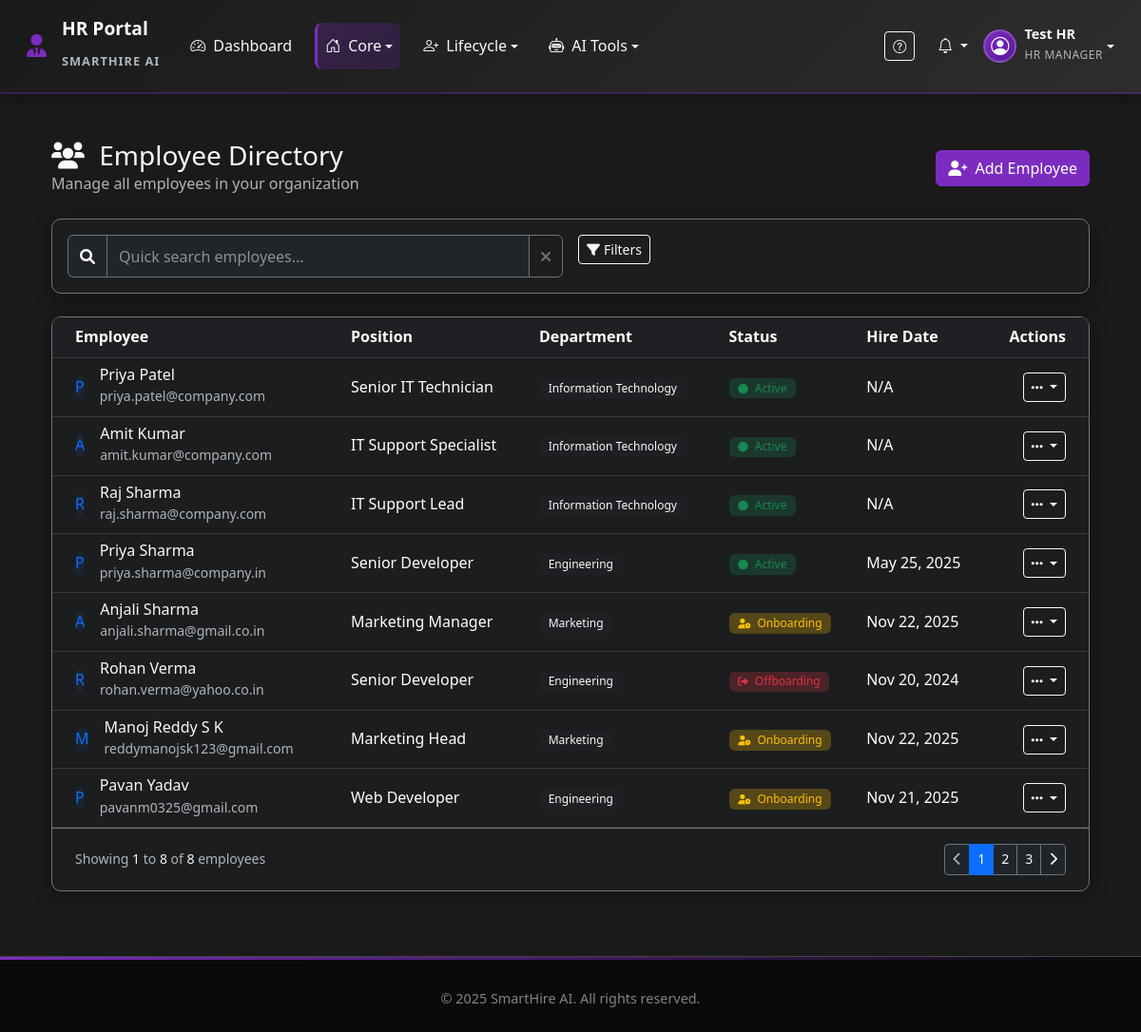
/hr/employees (signed in), run on the app's committed database.
### app.py (models this page shows, shortened)
class User(db.Model):
    id = db.Column(db.Integer, primary_key=True)
    username = db.Column(db.String(80), unique=True, nullable=False)
    email = db.Column(db.String(120), unique=True, nullable=False)
    password = db.Column(db.String(255), nullable=False)
    full_name = db.Column(db.String(100), nullable=False)
    phone = db.Column(db.String(20), nullable=False)
    role = db.Column(db.String(20), nullable=False)
    department = db.Column(db.String(50), nullable=True)
    created_at = db.Column(db.DateTime, default=datetime.utcnow)
    last_login = db.Column(db.DateTime, nullable=True)
    is_active = db.Column(db.Boolean, default=True)
    status = db.Column(db.String(20), default='Active')
    hire_date = db.Column(db.Date, nullable=True)
    position = db.Column(db.String(100), nullable=True)
    manager_id = db.Column(db.Integer, db.ForeignKey('user.id'), nullable=True)
    employee_id = db.Column(db.String(20), nullable=True)
    exit_date = db.Column(db.Date, nullable=True)
    offboarding_start_date = db.Column(db.DateTime, nullable=True)
    reset_token = db.Column(db.String(255), nullable=True)
    reset_token_expires = db.Column(db.DateTime, nullable=True)
    manager = db.relationship('User', remote_side=[id], backref=db.backref('direct_reports', lazy=True))
    skills = db.relationship('EmployeeSkill', backref='employee', lazy=True, cascade='all, delete-orphan')

### app.py (the view, shortened to what this page needs)
@app.route('/hr/employees')
@login_required('hr')
def list_employees():
    search = request.args.get('search', '')
    department_filter = request.args.get('department', '')
    status_filter = request.args.get('status', '')
    query = User.query.filter(User.role == 'employee')
    if department_filter:
        query = query.filter(User.department == department_filter)
    if status_filter:
        query = query.filter(User.status == status_filter)
    employees = query.order_by(User.created_at.desc()).all()
    departments = db.session.query(User.department).filter(
        User.role == 'employee',
        User.department.isnot(None)
    ).distinct().all()
    departments = [dept[0] for dept in departments if dept[0]]
    return render_template('hr/employees.html',
                         employees=employees,
                         departments=departments,
                         current_search=search,
                         current_department=department_filter,
                         current_status=status_filter)

### templates/hr/employees.html (shortened to what this page needs)
{% extends "base.html" %}
{% block content %}
<div class="container-fluid py-4">
    <div class="d-flex justify-content-between align-items-center mb-4">
        <div>
            <h1 class="h3 text-light mb-0">
                <i class="fas fa-users me-2"></i> Employee Directory
            </h1>
            <p class="text-muted mb-0">Manage all employees in your organization</p>
        </div>
        <div>
            <a href="{{ url_for('add_employee') }}" class="btn btn-primary">
                <i class="fas fa-user-plus me-1"></i> Add Employee
            </a>
        </div>
    </div>
    <div class="card bg-dark bg-opacity-25 border-secondary mb-4">
        <div class="card-body p-3">
            <div class="row g-3">
                <div class="col-lg-6">
                    <div class="input-group">
                        <span class="input-group-text bg-dark border-secondary text-light">
                            <i class="fas fa-search"></i>
                        </span>
                        <input type="text" class="form-control bg-dark text-light border-secondary"
                               id="quickSearch" placeholder="Quick search employees..."
                               onkeyup="filterEmployees()">
                        <button class="btn btn-outline-secondary" type="button" onclick="clearSearch()">
                            <i class="fas fa-times"></i>
                        </button>
                    </div>
                </div>
                <div class="col-lg-6">
                    <div class="d-flex gap-2 flex-wrap">
                        <button class="btn btn-outline-light btn-sm" onclick="toggleFilters()">
                            <i class="fas fa-filter me-1"></i>Filters
                        </button>
                    </div>
                </div>
            </div>
        </div>
    </div>
    <div class="card bg-dark bg-opacity-25 border-secondary">
        <div class="card-body p-0">
            <div class="table-responsive">
                <table class="table table-dark table-hover align-middle mb-0" id="employeesTable">
                    <thead class="bg-dark bg-opacity-50">
                        <tr>
                            <th class="ps-4">Employee</th>
                            <th>Position</th>
                            <th>Department</th>
                            <th>Status</th>
                            <th>Hire Date</th>
                            <th class="text-end pe-4">Actions</th>
                        </tr>
                    </thead>
                    <tbody>
                        {% for employee in employees %}
                        <tr class="employee-row" data-name="{{ employee.full_name|lower }}"
                            data-department="{{ employee.department|lower or '' }}"
                            data-status="{{ employee.status|lower or '' }}">
                            <td class="ps-4">
                                <div class="d-flex align-items-center">
                                    <div class="avatar-sm me-3">
                                        <div class="avatar-title bg-primary bg-opacity-10 text-primary rounded-circle">
                                            {{ employee.full_name|first|upper }}
                                        </div>
                                    </div>
                                    <div>
                                        <h6 class="mb-0 text-light">{{ employee.full_name }}</h6>
                                        <small class="text-muted">{{ employee.email }}</small>
                                    </div>
                                </div>
                            </td>
                            <td>{{ employee.position or 'N/A' }}</td>
                            <td>
                                <span class="badge bg-dark bg-opacity-50 text-light">
                                    {{ employee.department or 'N/A' }}
                                </span>
                            </td>
                            <td>
                                {% if employee.status == 'Active' %}
                                    <span class="badge bg-success bg-opacity-25 text-success">
                                        <i class="fas fa-circle me-1 small"></i> Active
                                    </span>
                                {% elif employee.status == 'Onboarding' %}
                                    <span class="badge bg-warning bg-opacity-25 text-warning">
                                        <i class="fas fa-user-clock me-1 small"></i> Onboarding
                                    </span>
                                {% elif employee.status == 'On Leave' %}
                                    <span class="badge bg-info bg-opacity-25 text-info">
                                        <i class="fas fa-umbrella-beach me-1 small"></i> On Leave
                                    </span>
                                {% elif employee.status == 'Offboarding' %}
                                    <span class="badge bg-danger bg-opacity-25 text-danger">
                                        <i class="fas fa-sign-out-alt me-1 small"></i> Offboarding
                                    </span>
                                {% else %}
                                    <span class="badge bg-secondary bg-opacity-25 text-secondary">
                                        <i class="fas fa-circle me-1 small"></i> {{ employee.status or 'N/A' }}
                                    </span>
                                {% endif %}
                            </td>
                            <td>{{ employee.hire_date.strftime('%b %d, %Y') if employee.hire_date else 'N/A' }}</td>
                            <td class="text-end pe-4">
                                <div class="dropdown">
                                    <button class="btn btn-sm btn-outline-light dropdown-toggle" type="button" id="employeeActions{{ employee.id }}" data-bs-toggle="dropdown" aria-expanded="false">
                                        <i class="fas fa-ellipsis-h"></i>
                                    </button>
                                </div>
                                </div>
                            </td>
                        </tr>
                        {% endfor %}
            {% if employees %}
            <div class="d-flex justify-content-between align-items-center px-4 py-3 border-top border-secondary">
                <div class="text-muted small">
                    Showing <span class="text-light">1</span> to <span class="text-light">{{ employees|length }}</span> of
                    <span class="text-light">{{ employees|length }}</span> employees
                </div>
                <nav aria-label="Page navigation">
                    <ul class="pagination pagination-sm mb-0">
                        <li class="page-item disabled">
                            <a class="page-link bg-dark border-secondary text-muted" href="#" tabindex="-1" aria-disabled="true">
                                <i class="fas fa-chevron-left"></i>
                            </a>
                        </li>
                        <li class="page-item active"><a class="page-link bg-primary border-primary" href="#">1</a></li>
                        <li class="page-item"><a class="page-link bg-dark border-secondary text-light" href="#">2</a></li>
                        <li class="page-item"><a class="page-link bg-dark border-secondary text-light" href="#">3</a></li>
                        <li class="page-item">
                            <a class="page-link bg-dark border-secondary text-light" href="#">
                                <i class="fas fa-chevron-right"></i>
                            </a>
                        </li>
                    </ul>
                </nav>
            </div>
            {% endif %}
{% endblock %}

### templates/base.html (shortened to what this page needs)
<!DOCTYPE html>
<html lang="en">
<head>
    <link href="https://cdn.jsdelivr.net/npm/bootstrap@5.3.0/dist/css/bootstrap.min.css" rel="stylesheet">
    <link rel="stylesheet" href="https://cdn.jsdelivr.net/npm/bootstrap-icons@1.10.0/font/bootstrap-icons.css">
    <link rel="stylesheet" href="{{ url_for('static', filename='css/style.css') }}">
    <link href="https://cdnjs.cloudflare.com/ajax/libs/font-awesome/6.0.0/css/all.min.css" rel="stylesheet">
</head>
<body{% if user %} data-user-id="{{ user.id }}"{% endif %}>
    {% if 'user_id' in session and not request.path.startswith('/employee/') %}
    <nav class="navbar navbar-expand-lg navbar-dark" style="background: linear-gradient(135deg, #1a1a1a 0%, #2d2d2d 100%); border-bottom: 2px solid rgba(123, 44, 191, 0.3); box-shadow: 0 4px 15px rgba(0, 0, 0, 0.3);">
        <div class="container-fluid">
            <a class="navbar-brand text-light d-flex align-items-center" href="{{ url_for('index') }}">
                <div class="brand-icon me-2">
                    <i class="fas fa-user-tie me-2"></i>
                </div>
                <div>
                    <div class="brand-title">HR Portal</div>
                    <small class="brand-subtitle">SmartHire AI</small>
                </div>
            </a>
            <div class="collapse navbar-collapse" id="navbarNav">
                <ul class="navbar-nav me-auto mb-2 mb-lg-0">
                    <li class="nav-item">
                        <a class="nav-link {% if request.endpoint == 'index' %}active{% endif %} text-light d-flex align-items-center"
                           href="{{ url_for('index') }}">
                            <i class="bi bi-speedometer2 me-2"></i>
                            <span>Dashboard</span>
                        </a>
                    </li>
                    <li class="nav-item dropdown">
                        <a class="nav-link dropdown-toggle {% if request.endpoint in ['list_employees', 'hr_templates', 'hr_generated_documents'] %}active{% endif %} text-light d-flex align-items-center"
                           href="#" id="coreDropdown" role="button" data-bs-toggle="dropdown" aria-expanded="false">
                            <i class="bi bi-house-door me-2"></i>
                            <span>Core</span>
                        </a>
                    </li>
                    <li class="nav-item dropdown">
                        <a class="nav-link dropdown-toggle  text-light d-flex align-items-center"
                           href="#" id="lifecycleDropdown" role="button" data-bs-toggle="dropdown" aria-expanded="false">
                            <i class="bi bi-person-plus me-2"></i>
                            <span>Lifecycle</span>
                        </a>
                    </li>
                    <li class="nav-item dropdown">
                        <a class="nav-link dropdown-toggle {% if request.path in [url_for('interview'), url_for('ai_interview_training'), url_for('mood_analytics')] %}active{% endif %} text-light d-flex align-items-center"
                           href="#" id="aiDropdown" role="button" data-bs-toggle="dropdown" aria-expanded="false">
                            <i class="bi bi-robot me-2"></i>
                            <span>AI Tools</span>
                        </a>
                    </li>
                </ul>
            <div class="d-flex align-items-center ms-auto">
                <div class="me-3 d-none d-md-flex">
                    <button class="btn btn-outline-light btn-sm me-2" onclick="toggleQuickHelp()" title="Quick Help">
                        <i class="bi bi-question-circle"></i>
                    </button>
                </div>
                <div class="dropdown me-3">
                    <a class="nav-link dropdown-toggle text-light position-relative" href="#" id="hrNotificationDropdown" role="button" data-bs-toggle="dropdown" aria-expanded="false">
                        <i class="bi bi-bell"></i>
                    </a>
                </div>
                <div class="dropdown">
                    <a class="nav-link dropdown-toggle d-flex align-items-center text-light" href="#" id="hrUserDropdown"
                       role="button" data-bs-toggle="dropdown" aria-expanded="false">
                        <div class="user-avatar me-2">
                            <i class="bi bi-person-circle"></i>
                        </div>
                        <div class="d-none d-lg-block">
                            <div class="user-name">{{ session.get('username', 'HR Manager') }}</div>
                            <small class="user-role text-muted">HR Manager</small>
                        </div>
                    </a>
                </div>
            </div>
        </div>
    </nav>
    {% endif %}
    <main class="container my-4">
        {% block content %}{% endblock %}
    </main>
    <footer class="mt-auto">
        <div class="container">
            <div class="footer-content">
                <div class="copyright">
                    &copy; 2025 SmartHire AI. All rights reserved.
                </div>
            </div>
        </div>
    </footer>
    <div id="toastContainer" class="position-fixed top-0 end-0 p-3" style="z-index: 9999;"></div>
</body>
</html>

### data on the page
User: get "Test HR"
User: full_name|first "P", full_name "Priya Patel", email "priya.patel@company.com", position "Senior IT Technician", department "Information Technology", status "Active" (drawn), hire_date "N/A"
User: full_name|first "A", full_name "Amit Kumar", email "amit.kumar@company.com", position "IT Support Specialist", department "Information Technology", status "Active" (drawn), hire_date "N/A"
User: full_name|first "R", full_name "Raj Sharma", email "raj.sharma@company.com", position "IT Support Lead", department "Information Technology", status "Active" (drawn), hire_date "N/A"
User: full_name|first "P", full_name "Priya Sharma", email "priya.sharma@company.in", position "Senior Developer", department "Engineering", status "Active" (drawn), hire_date "May 25, 2025"
User: full_name|first "A", full_name "Anjali Sharma", email "anjali.sharma@gmail.co.in", position "Marketing Manager", department "Marketing", status "Onboarding" (drawn), hire_date "Nov 22, 2025"
User: full_name|first "R", full_name "Rohan Verma", email "rohan.verma@yahoo.co.in", position "Senior Developer", department "Engineering", status "Offboarding" (drawn), hire_date "Nov 20, 2024"
User: full_name|first "M", full_name "Manoj Reddy S K", email "reddymanojsk123@gmail.com", position "Marketing Head", department "Marketing", status "Onboarding" (drawn), hire_date "Nov 22, 2025"
User: full_name|first "P", full_name "Pavan Yadav", email "pavanm0325@gmail.com", position "Web Developer", department "Engineering", status "Onboarding" (drawn), hire_date "Nov 21, 2025"

### other printed values
{{ employees|length }} "8"
